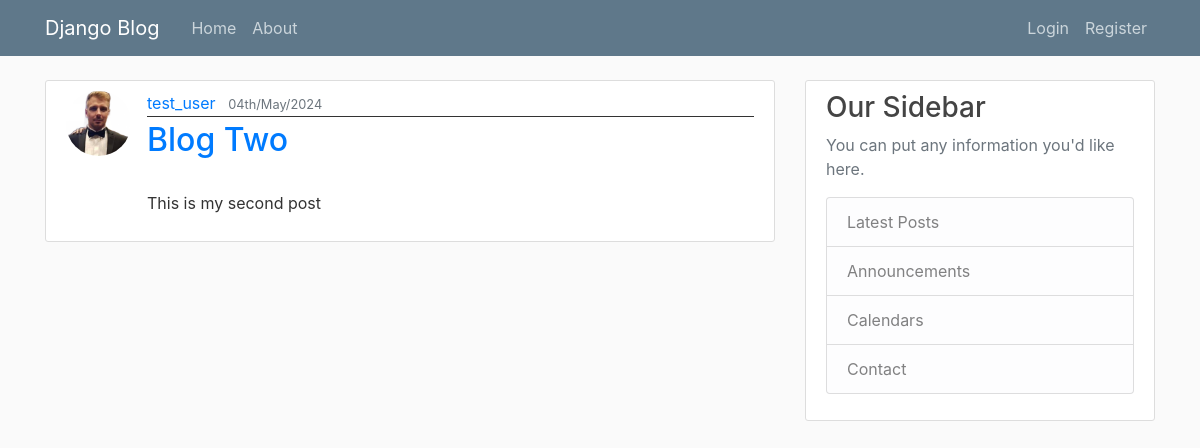
Screenshot of /post/2 with the database file from the repository.
### blog/models.py (models this page shows, shortened)
class Post(models.Model):
    title = models.CharField(max_length=100)
    content = models.TextField()
    date_posted = models.DateTimeField(default=timezone.now)
    author = models.ForeignKey(User, on_delete=models.CASCADE)

### users/models.py (models this page shows, shortened)
class Profile(models.Model):
    user = models.OneToOneField(User, on_delete=models.CASCADE)
    image = models.ImageField(default='default.jpg', upload_to='profile_pics')

### blog/views.py (the view)
# urls.py: path('post/<int:pk>', PostDetailView.as_view(), name='post-detail'),
class PostDetailView(DetailView):
    model = Post

### blog/templates/blog/post_detail.html (shortened to what this page needs)
{% extends "blog/base.html" %}
{% block content %}
        <article class="media content-section">
        <img class="rounded-circle article-img" src="{{ object.author.profile.image.url }}" alt="user_picture">
            <div class="media-body">
                <div class="article-metadata">
                    <a href="#" class="mr-2">
                        {{ object.author }}</a>
                    <small class="text-muted">
                        {{ object.date_posted|date:'dS/F/Y' }}
                    </small>
                </div>
                <h2 class="article-title">
                    <a href="#">
                        {{ object.title }}
                    </a>
                </h2>
                <p class="article-content">
                    {{ object.content }}
                </p>
            </div>
        </article>
{% endblock content %}

### blog/static/blog/style.css (style rules this page uses)
body { background: #fafafa; color: #333333; margin-top: 5rem; }
h1, h2, h3, h4, h5, h6 { color: #444444; }
.content-section { background: #ffffff; padding: 10px 20px; border: 1px solid #dddddd; border-radius: 3px; margin-bottom: 20px; }
.article-title { color: #444444; text-decoration: none; }
.article-content { white-space: pre-line; }
.article-img { height: 65px; width: 65px; margin-right: 16px; }
.article-metadata { padding-bottom: 1px; margin-bottom: 4px; text-decoration: none; border-bottom: 1px solid #333; }

### rows the page displays
Post: author.profile.image (placeholder picture), author "test_user", date_posted "04th/May/2024", title "Blog Two", content "This is my second post"
